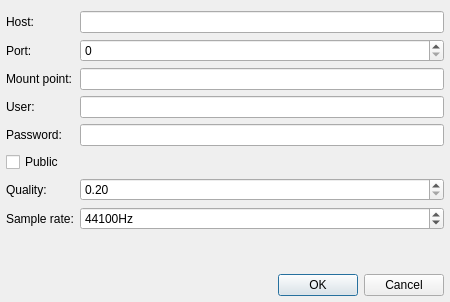
<?xml version="1.0" encoding="UTF-8"?>
<ui version="4.0">
 <class>SettingsDialog</class>
 <widget class="QDialog" name="SettingsDialog">
  <property name="geometry">
   <rect>
    <x>0</x>
    <y>0</y>
    <width>450</width>
    <height>302</height>
   </rect>
  </property>
  <property name="windowTitle">
   <string>Connection Settings</string>
  </property>
  <layout class="QFormLayout" name="formLayout">
   <property name="fieldGrowthPolicy">
    <enum>QFormLayout::AllNonFixedFieldsGrow</enum>
   </property>
   <property name="leftMargin">
    <number>6</number>
   </property>
   <property name="rightMargin">
    <number>6</number>
   </property>
   <property name="bottomMargin">
    <number>6</number>
   </property>
   <item row="0" column="0">
    <widget class="QLabel" name="label">
     <property name="text">
      <string>Host:</string>
     </property>
    </widget>
   </item>
   <item row="0" column="1">
    <widget class="QLineEdit" name="hostLineEdit"/>
   </item>
   <item row="1" column="0">
    <widget class="QLabel" name="label_2">
     <property name="text">
      <string>Port:</string>
     </property>
    </widget>
   </item>
   <item row="1" column="1">
    <widget class="QSpinBox" name="portSpinBox">
     <property name="maximum">
      <number>65535</number>
     </property>
    </widget>
   </item>
   <item row="2" column="0">
    <widget class="QLabel" name="label_3">
     <property name="text">
      <string>Mount point:</string>
     </property>
    </widget>
   </item>
   <item row="2" column="1">
    <widget class="QLineEdit" name="mountPointLineEdit"/>
   </item>
   <item row="3" column="0">
    <widget class="QLabel" name="label_4">
     <property name="text">
      <string>User:</string>
     </property>
    </widget>
   </item>
   <item row="3" column="1">
    <widget class="QLineEdit" name="userLineEdit"/>
   </item>
   <item row="4" column="0">
    <widget class="QLabel" name="label_5">
     <property name="text">
      <string>Password:</string>
     </property>
    </widget>
   </item>
   <item row="4" column="1">
    <widget class="QLineEdit" name="passwLineEdit"/>
   </item>
   <item row="6" column="0">
    <widget class="QLabel" name="label_6">
     <property name="text">
      <string>Quality:</string>
     </property>
    </widget>
   </item>
   <item row="6" column="1">
    <widget class="QDoubleSpinBox" name="qualitySpinBox">
     <property name="minimum">
      <double>0.200000000000000</double>
     </property>
     <property name="maximum">
      <double>1.000000000000000</double>
     </property>
     <property name="singleStep">
      <double>0.010000000000000</double>
     </property>
    </widget>
   </item>
   <item row="7" column="0">
    <widget class="QLabel" name="label_7">
     <property name="text">
      <string>Sample rate:</string>
     </property>
    </widget>
   </item>
   <item row="9" column="0" colspan="2">
    <widget class="QDialogButtonBox" name="buttonBox">
     <property name="orientation">
      <enum>Qt::Horizontal</enum>
     </property>
     <property name="standardButtons">
      <set>QDialogButtonBox::Cancel|QDialogButtonBox::Ok</set>
     </property>
    </widget>
   </item>
   <item row="8" column="0">
    <spacer name="verticalSpacer">
     <property name="orientation">
      <enum>Qt::Vertical</enum>
     </property>
     <property name="sizeHint" stdset="0">
      <size>
       <width>20</width>
       <height>40</height>
      </size>
     </property>
    </spacer>
   </item>
   <item row="5" column="0" colspan="2">
    <widget class="QCheckBox" name="publicCheckBox">
     <property name="text">
      <string>Public</string>
     </property>
    </widget>
   </item>
   <item row="7" column="1">
    <widget class="QSpinBox" name="srateSpinBox">
     <property name="suffix">
      <string>Hz</string>
     </property>
     <property name="minimum">
      <number>8000</number>
     </property>
     <property name="maximum">
      <number>96000</number>
     </property>
     <property name="singleStep">
      <number>100</number>
     </property>
     <property name="value">
      <number>44100</number>
     </property>
    </widget>
   </item>
  </layout>
 </widget>
 <resources/>
 <connections>
  <connection>
   <sender>buttonBox</sender>
   <signal>accepted()</signal>
   <receiver>SettingsDialog</receiver>
   <slot>accept()</slot>
   <hints>
    <hint type="sourcelabel">
     <x>248</x>
     <y>254</y>
    </hint>
    <hint type="destinationlabel">
     <x>157</x>
     <y>274</y>
    </hint>
   </hints>
  </connection>
  <connection>
   <sender>buttonBox</sender>
   <signal>rejected()</signal>
   <receiver>SettingsDialog</receiver>
   <slot>reject()</slot>
   <hints>
    <hint type="sourcelabel">
     <x>316</x>
     <y>260</y>
    </hint>
    <hint type="destinationlabel">
     <x>286</x>
     <y>274</y>
    </hint>
   </hints>
  </connection>
 </connections>
</ui>
